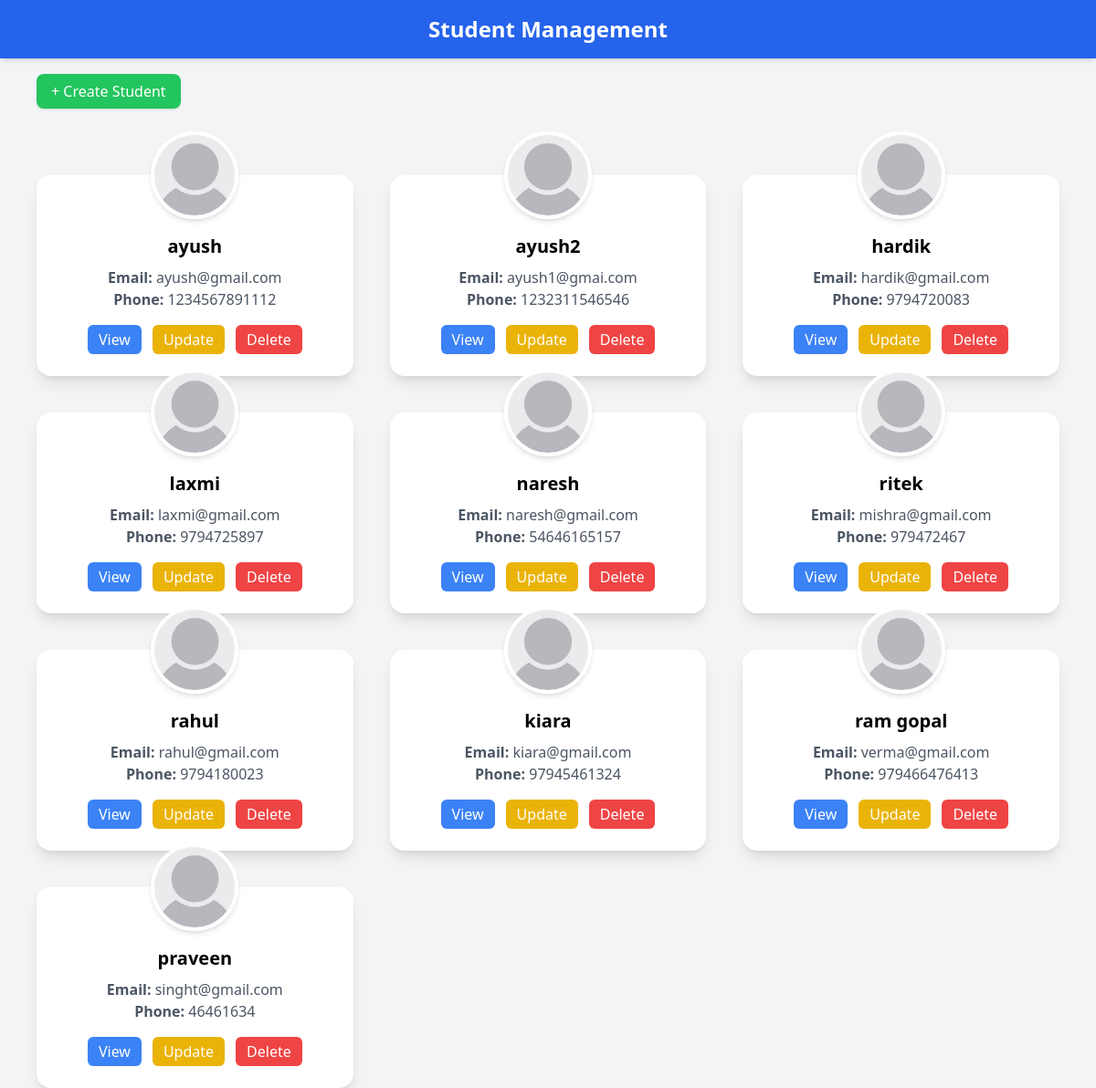
/student/std, run on an earlier commit of the app's database.
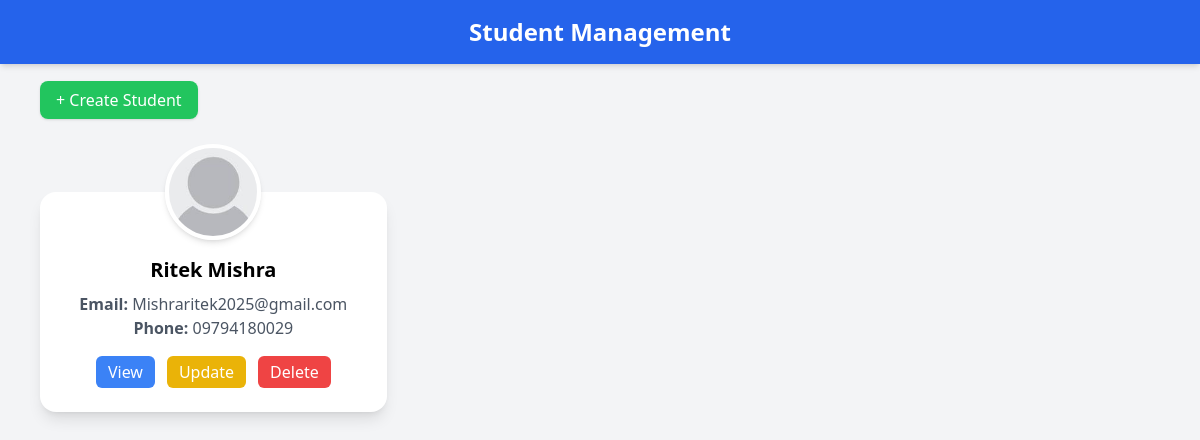
And on a later commit of the database.
### student/models.py (models this page shows)
class Student(models.Model):
    name = models.CharField(max_length=100)
    email = models.EmailField()
    phone_number = models.CharField(max_length=13)
    student_profile = models.ImageField(null=True, blank=True, upload_to='student_profile/')

### student/views.py (the view)
# urls.py: path("std", views.student_home, name= "student_home"),
def student_home(request):
    students_data = Student.objects.all()                                                            # students_data => variable , Student => models, now database se value aygi jo ki html me pass hogi
    data ={
        "student_data": students_data
    }
    return render(request, "student/student_home.html", data)                    # data => only dictionary which render the data in html

### templates/student/student_home.html (shortened to what this page needs)
<!DOCTYPE html>
<html lang="en">
<head>
    <script src="https://cdn.tailwindcss.com"></script>
</head>
<body class="bg-gray-100 min-h-screen">
    <div class="bg-blue-600 text-white p-4 shadow-md">
        <h1 class="text-2xl font-bold text-center">Student Management</h1>
    </div>
    <div class="max-w-6xl mx-auto mt-6 px-4">
        <a  href="{% url 'add_student' %}" class="bg-green-500 hover:bg-green-600 text-white px-4 py-2 rounded-lg shadow">
            + Create Student
        </a>
    </div>
<div class="max-w-6xl mx-auto mt-20 grid grid-cols-1 sm:grid-cols-2 md:grid-cols-3 gap-10 px-4">
{% for student in student_data %}
    <div class="bg-white rounded-2xl shadow-lg pt-16 pb-6 px-6 text-center relative hover:shadow-xl transition duration-300">
            <div class="absolute -top-12 left-1/2 transform -translate-x-1/2">
                {% if student.student_profile %}
                <img src="{{ student.student_profile.url }}"
                class="w-24 h-24 rounded-full border-4 border-white shadow-md object-cover">
                {% else %}
                <img
                class="w-24 h-24 rounded-full border-4 border-white shadow-md object-cover">
                {% endif %}
            </div>
            <h2 class="text-xl font-semibold mb-2">{{student.name}}</h2>
            <p class="text-gray-600"><strong>Email:</strong> {{student.email}}</p>
            <p class="text-gray-600 mb-4"><strong>Phone:</strong> {{student.phone_number}}</p>
            <div class="flex justify-center gap-3">
                <button class="bg-blue-500 text-white px-3 py-1 rounded-md">View</button>
                <a href="{% url 'update_student' student.id %}"
                class="bg-yellow-500 text-white px-3 py-1 rounded-md">
                Update
                </a>
                <a href="{% url 'delete_student' student.id %}"
                onclick="return confirm('Are you sure you want to delete this student?')"
                class="bg-red-500 text-white px-3 py-1 rounded-md">
                Delete
                </a>
            </div>
    </div>
 {% endfor %}
</body>
</html>

What changed in the data, as far as the page shows it:
removed Student: name "ayush", email "ayush@gmail.com", phone_number "1234567891112"
removed Student: name "ayush2", email "ayush1@gmai.com", phone_number "1232311546546"
removed Student: name "hardik", email "hardik@gmail.com", phone_number "9794720083"
removed Student: name "laxmi", email "laxmi@gmail.com", phone_number "9794725897"
removed Student: name "naresh", email "naresh@gmail.com", phone_number "54646165157"
removed Student: name "ritek", email "mishra@gmail.com", phone_number "979472467"
removed Student: name "rahul", email "rahul@gmail.com", phone_number "9794180023"
removed Student: name "kiara", email "kiara@gmail.com", phone_number "97945461324"
removed Student: name "ram gopal", email "verma@gmail.com", phone_number "979466476413"
removed Student: name "praveen", email "singht@gmail.com", phone_number "46461634"
added Student: name "Ritek Mishra", email "Mishraritek2025@gmail.com", phone_number "09794180029"
